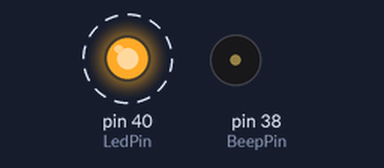
Bench run of a program on a simulated Raspberry Pi (header pin numbers). Parts: output pins drawn as LEDs (lit = HIGH), buzzer (waves = sounding, pin HIGH). Dashed ring = blinking. What the program prints to the terminal is not drawn.

Above: at 0.05 s.
Timing chart, 0 to 3.0 s (numbered marks = the images above):
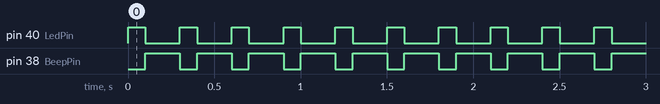

Measured:
- by itself, pin 40 (LedPin): alternates HIGH for 0.10 s and LOW for 0.20 s
- by itself, pin 38 (BeepPin): alternates HIGH for 0.20 s and LOW for 0.10 s

The program:

lab4Prob2.py
```python
import RPi.GPIO as GPIO
import time

BeepPin = 38
LedPin = 40

def setup():
    GPIO.setmode(GPIO.BOARD)
    GPIO.setup(BeepPin, GPIO.OUT)
    GPIO.setup(LedPin, GPIO.OUT)
    GPIO.output(BeepPin, GPIO.HIGH)
    GPIO.output(LedPin, GPIO.LOW)

def loop():
    try:
        while True:
            GPIO.output(BeepPin, GPIO.LOW)
            GPIO.output(LedPin, GPIO.HIGH)
            time.sleep(0.1)
            GPIO.output(BeepPin, GPIO.HIGH)
            GPIO.output(LedPin, GPIO.LOW)
            time.sleep(0.2)
    except KeyboardInterrupt:
        destroy()

def destroy():
    GPIO.output(BeepPin, GPIO.HIGH)
    GPIO.output(LedPin, GPIO.LOW)
    GPIO.cleanup()

print('Press Ctrl+C to end the program...')

setup()
try:
    loop()
except KeyboardInterrupt:
    destroy()
```
